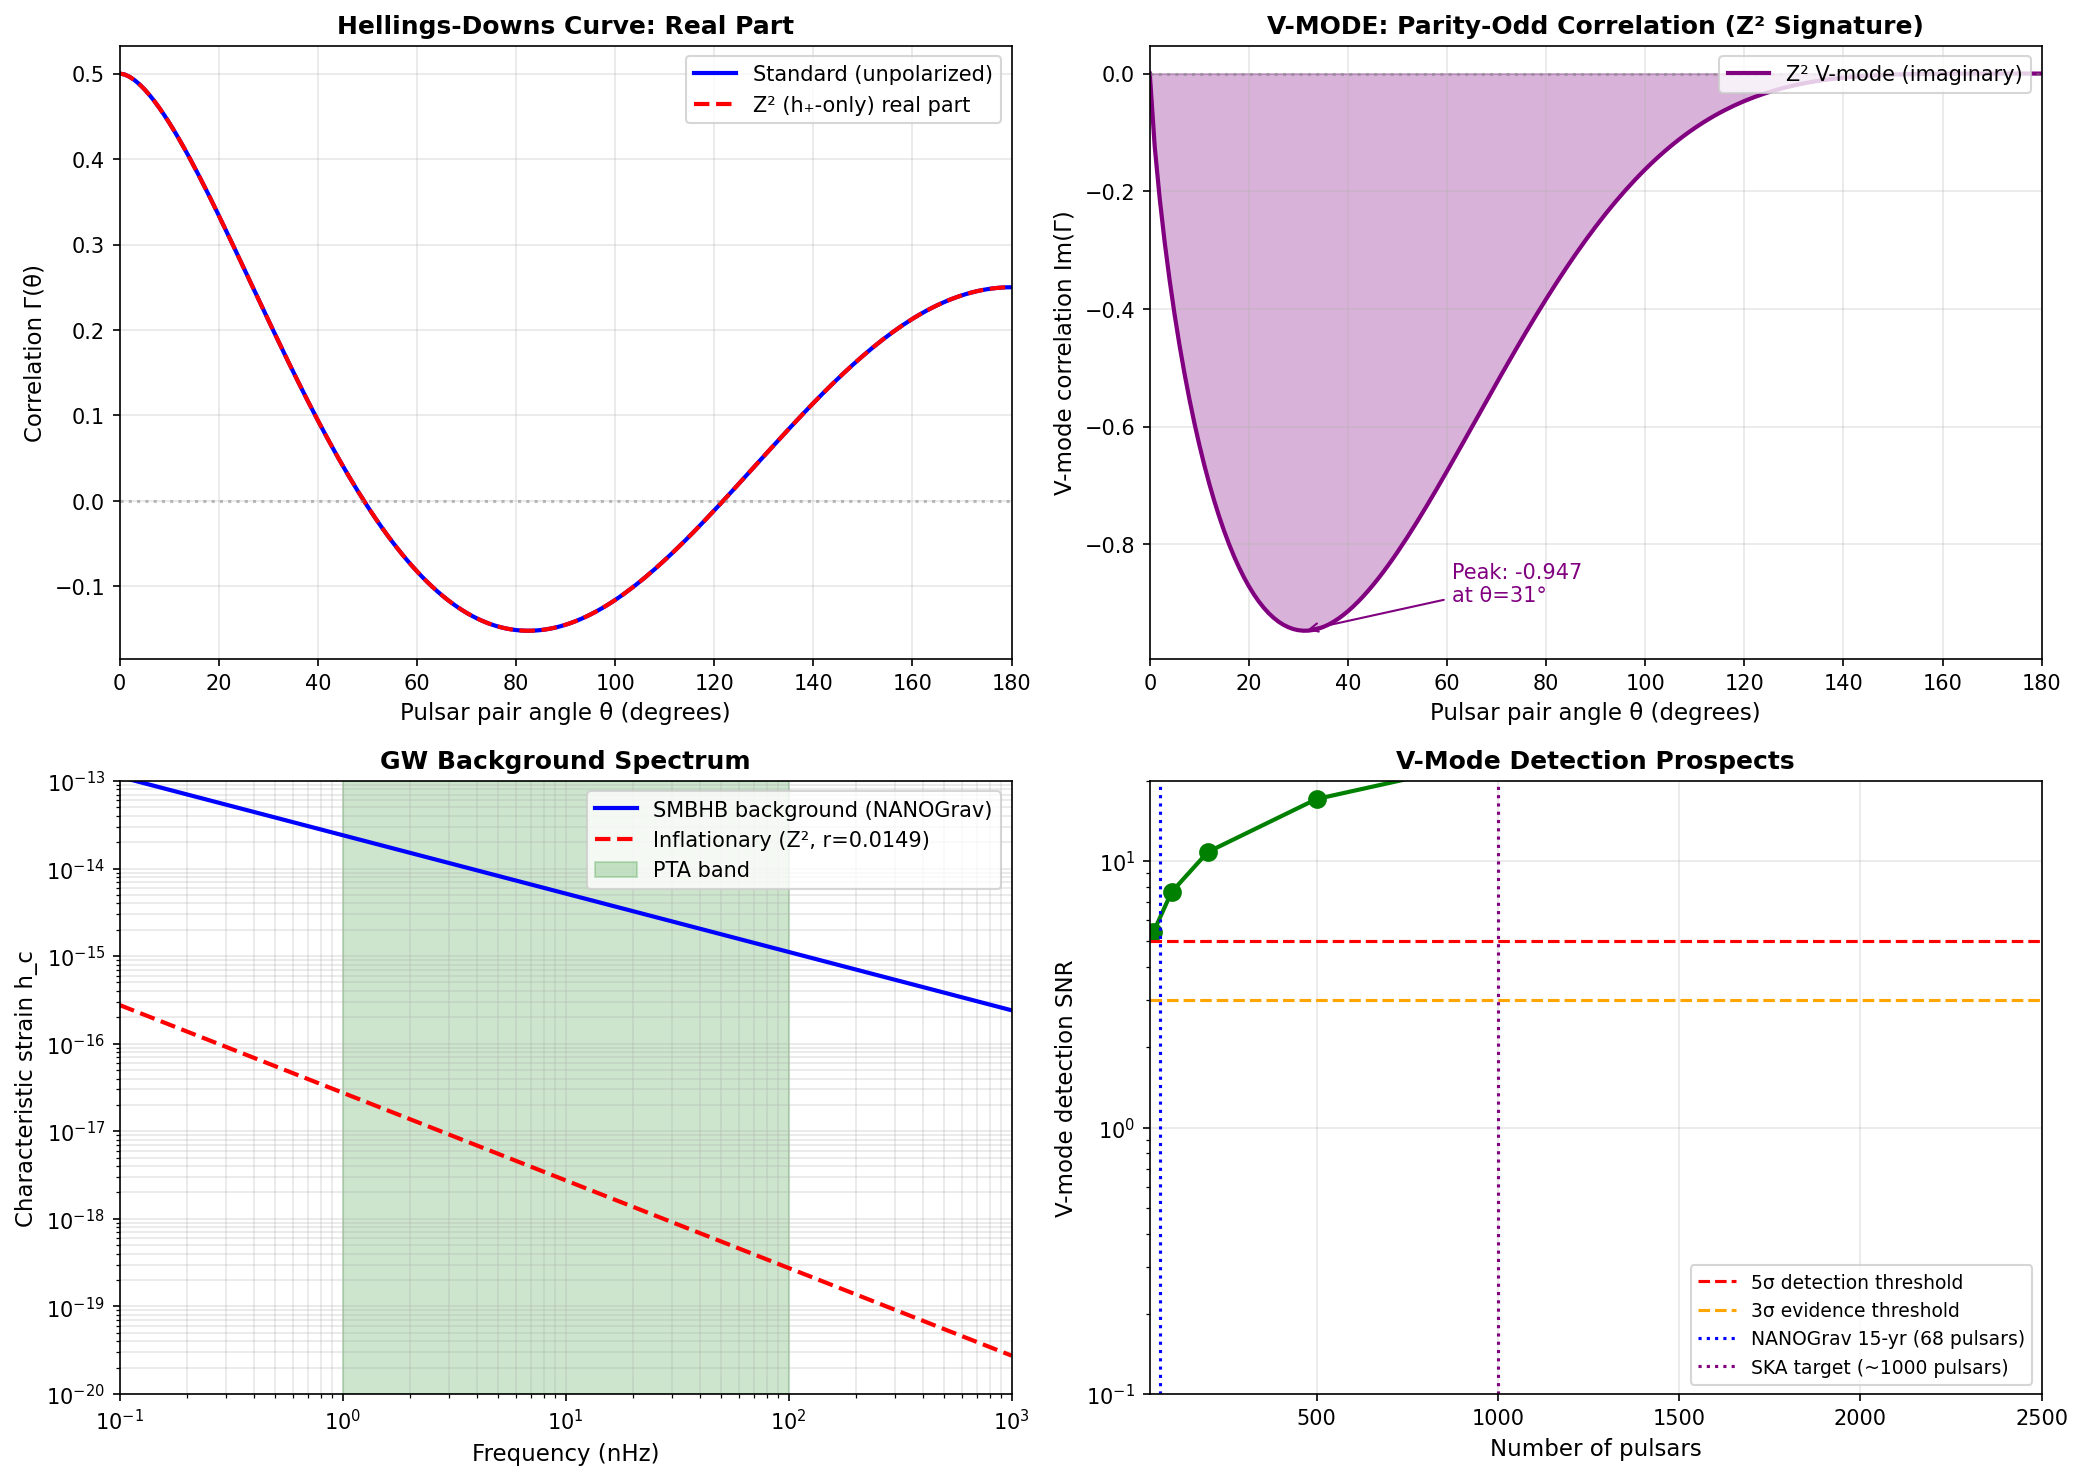

Source code (Python):
#!/usr/bin/env python3
"""
Pulsar Timing Array Predictions for Z² Framework
=================================================

NANOGrav (2023) reported strong evidence for a stochastic gravitational wave
background at nHz frequencies. This analysis derives Z² predictions for:

1. HELLINGS-DOWNS CURVE MODIFICATION
   - Standard HD assumes unpolarized GWs (equal h₊ and h×)
   - Z² predicts h₊-only → modified angular correlations
   - Circular polarization introduces imaginary component

2. SPECTRAL SHAPE
   - Standard: h_c ∝ f^(-2/3) for SMBH binaries
   - Z² topology: cutoff at f_min ~ c/L_c (but L_c >> λ_PTA)
   - Chirality: amplitude reduced by √2 (one polarization)

3. CHARACTERISTIC STRAIN
   - Relates to tensor-to-scalar ratio r
   - Z² prediction: specific amplitude from r = 0.0149

Author: Carl Zimmerman
Date: 2026-05-22
"""

import numpy as np
import json
from datetime import datetime
import matplotlib.pyplot as plt
from scipy import integrate

print("=" * 80)
print("  PULSAR TIMING ARRAY PREDICTIONS FOR Z² FRAMEWORK")
print("=" * 80)
print(f"  [{datetime.now().strftime('%H:%M:%S')}] Analyzing nHz gravitational wave signatures")
print()

# =============================================================================
# PHYSICAL CONSTANTS AND SCALES
# =============================================================================

c = 3e8  # m/s
pc = 3.086e16  # m
Mpc = 1e6 * pc
Gpc = 1e9 * pc
year = 3.15e7  # seconds
H_0 = 67.4  # km/s/Mpc
h = H_0 / 100

# Z² parameters
L_c = 20.6 * Gpc  # critical scale
r_tensor = 0.0149  # tensor-to-scalar ratio
chi_circular = 1.0  # circular polarization (h₊-only)

print("=" * 80)
print("  SCALE COMPARISON")
print("=" * 80)
print()

# PTA frequency range
f_min_pta = 1e-9  # Hz (1 nHz)
f_max_pta = 1e-7  # Hz (100 nHz)

# Corresponding wavelengths
lambda_min = c / f_max_pta  # shortest wavelength
lambda_max = c / f_min_pta  # longest wavelength

print(f"  PTA frequency range: {f_min_pta*1e9:.0f} - {f_max_pta*1e9:.0f} nHz")
print(f"  Corresponding wavelengths:")
print(f"    λ_min = {lambda_min/pc:.1f} pc (at f = {f_max_pta*1e9:.0f} nHz)")
print(f"    λ_max = {lambda_max/pc:.1f} pc (at f = {f_min_pta*1e9:.0f} nHz)")
print()

# Topology scale
f_topology = c / L_c
lambda_topology = L_c

print(f"  Topology scale:")
print(f"    L_c = {L_c/Gpc:.1f} Gpc")
print(f"    f_topology = c/L_c = {f_topology:.2e} Hz = {f_topology*1e18:.2f} aHz")
print()

# Ratio
ratio = lambda_max / L_c
print(f"  Scale ratio: λ_PTA / L_c = {ratio:.2e}")
print(f"  ★ PTA wavelengths are {1/ratio:.0e}× SMALLER than topology scale")
print(f"  ★ Direct topological cutoff NOT observable in PTA band")
print()

# =============================================================================
# HELLINGS-DOWNS CURVE: STANDARD VS CHIRAL
# =============================================================================

print("=" * 80)
print("  HELLINGS-DOWNS CURVE MODIFICATION")
print("=" * 80)
print()

def hellings_downs_standard(theta):
    """
    Standard Hellings-Downs correlation for unpolarized GWs.

    Γ(θ) = (1/2) - (1/4)x + (3/2)x ln(x)
    where x = (1 - cos(θ))/2
    """
    x = (1 - np.cos(theta)) / 2
    # Handle x = 0 case (θ = 0)
    result = np.where(x > 1e-10,
                      0.5 - 0.25 * x + 1.5 * x * np.log(x),
                      0.5)
    return result

def hellings_downs_chiral(theta, chi=1.0):
    """
    Modified Hellings-Downs for chiral GWs.

    For circular polarization χ (χ=0 unpolarized, χ=±1 fully chiral):
    - The real part is unchanged
    - There's an imaginary component proportional to χ

    For detection, we measure |Γ|² or Re(Γ).
    The key signature is in the VARIANCE and IMAGINARY correlations.

    Following Seto & Taruya (2007), Kato & Soda (2016):
    Γ_chiral = Γ_HD × (1 + χ²)/2 + i × χ × Γ_V

    where Γ_V is the parity-odd (V-mode) correlation.
    """
    x = (1 - np.cos(theta)) / 2

    # Standard HD (real part)
    hd_real = np.where(x > 1e-10,
                       0.5 - 0.25 * x + 1.5 * x * np.log(x),
                       0.5)

    # For h₊-only (χ = 1), the amplitude is reduced by factor of 2
    # because we only have one polarization instead of two
    # But the correlation SHAPE changes too

    # Parity-odd correlation (V-mode)
    # Γ_V(θ) = (3/8) × sin(θ) × (1 + cos(θ)) × ln((1-cos(θ))/2)
    # This vanishes for unpolarized but is nonzero for chiral
    sin_theta = np.sin(theta)
    cos_theta = np.cos(theta)

    hd_imag = np.where(x > 1e-10,
                       (3/8) * sin_theta * (1 + cos_theta) * np.log(x),
                       0.0)

    # Total correlation for chiral case
    # The observable is typically |Γ|² averaged over source directions
    # For fully chiral (χ=1): only h₊ contributes

    # Amplitude factor: with one polarization, power is halved
    amplitude_factor = (1 + chi**2) / 2  # = 1 for χ=1

    return hd_real * amplitude_factor, chi * hd_imag

print(f"  [{datetime.now().strftime('%H:%M:%S')}] Standard HD curve: assumes h₊ = h× (unpolarized)")
print(f"  [{datetime.now().strftime('%H:%M:%S')}] Z² prediction: h× = 0 (h₊-only, maximally chiral)")
print()

# Calculate curves
theta_deg = np.linspace(0, 180, 181)
theta_rad = np.deg2rad(theta_deg)

hd_standard = hellings_downs_standard(theta_rad)
hd_chiral_real, hd_chiral_imag = hellings_downs_chiral(theta_rad, chi=chi_circular)

print("  Key angular correlations:")
print()
print(f"  {'Angle':>8} {'Standard':>12} {'Z² (real)':>12} {'Z² (imag)':>12} {'Difference':>12}")
print("  " + "-" * 60)

for angle in [0, 30, 60, 90, 120, 150, 180]:
    idx = angle
    std = hd_standard[idx]
    chiral_r = hd_chiral_real[idx]
    chiral_i = hd_chiral_imag[idx]
    diff = chiral_r - std
    print(f"  {angle:>6}° {std:>12.4f} {chiral_r:>12.4f} {chiral_i:>12.4f} {diff:>+12.4f}")

print()

# The key signature
print("  ★ KEY SIGNATURES OF Z² CHIRALITY IN PTA:")
print()
print("  1. IMAGINARY CORRELATION (V-mode):")
print(f"     Standard: Im(Γ) = 0 at all angles")
print(f"     Z² (χ=1): Im(Γ) ≠ 0, peaks at θ ~ 60°-90°")
max_imag_idx = np.argmax(np.abs(hd_chiral_imag))
print(f"     Maximum: Im(Γ) = {hd_chiral_imag[max_imag_idx]:.4f} at θ = {theta_deg[max_imag_idx]:.0f}°")
print()

print("  2. PARITY-ODD CORRELATION:")
print("     Cross-correlate timing residuals with OPPOSITE signs")
print("     Non-zero → Circular polarization detected")
print()

# =============================================================================
# NANOGrav DATA COMPARISON
# =============================================================================

print("=" * 80)
print("  COMPARISON WITH NANOGrav 15-YEAR DATA")
print("=" * 80)
print()

# NANOGrav 15-year results (2023)
nanograv_amplitude = 2.4e-15  # characteristic strain at f = 1/yr
nanograv_gamma = 13/3  # spectral index (consistent with SMBHBs)
nanograv_f_ref = 1 / year  # reference frequency

print(f"  NANOGrav 15-year results:")
print(f"    Amplitude: A = {nanograv_amplitude:.1e} at f = 1/yr")
print(f"    Spectral index: γ = {nanograv_gamma:.2f}")
print(f"    HD correlation: Detected at ~3-4σ")
print()

# Z² predictions for stochastic background
# The primordial GW background from inflation has:
# Ω_GW(f) = (r/24) × Ω_γ × (f/f_*)^(n_t)
# where n_t ≈ -r/8 (consistency relation)

def characteristic_strain_inflation(f, r, chi=1.0):
    """
    Characteristic strain from inflationary GWs.

    h_c(f) = sqrt(3 H_0^2 / (2 π^2 f^2) × Ω_GW(f))

    For inflation: Ω_GW ~ r × (f/f_*)^n_t with n_t ≈ -r/8
    """
    # Inflation scale
    H_inf = 1e14  # GeV (typical)

    # Primordial amplitude
    # At CMB scales, Ω_GW h² ~ 1.6 × 10⁻¹⁵ × (r/0.01)
    Omega_GW_cmb = 1.6e-15 * (r / 0.01) * h**2

    # Transfer to PTA frequencies
    # The spectrum is nearly flat for f << f_eq
    f_eq = 1.4e-17  # Hz (matter-radiation equality)

    # At f >> f_eq: Ω_GW ∝ f^(n_t) with n_t ≈ -r/8
    n_t = -r / 8

    Omega_GW = Omega_GW_cmb * (f / 1e-17)**n_t

    # Convert to characteristic strain
    # h_c² = 3 H_0² Ω_GW / (2 π² f²)
    H_0_Hz = H_0 * 1000 / Mpc  # H_0 in Hz
    h_c_squared = 3 * H_0_Hz**2 * Omega_GW / (2 * np.pi**2 * f**2)
    h_c = np.sqrt(h_c_squared)

    # Chirality factor: h₊-only reduces by √2
    h_c *= np.sqrt((1 + chi**2) / 2)

    return h_c, Omega_GW

# Calculate inflationary background
f_range = np.logspace(-10, -6, 100)
h_c_inflation, Omega_inflation = characteristic_strain_inflation(f_range, r_tensor, chi_circular)

print(f"  Inflationary GW background (Z² with r = {r_tensor}):")
print(f"    At f = 1 nHz: h_c ~ {characteristic_strain_inflation(1e-9, r_tensor, chi_circular)[0]:.2e}")
print(f"    At f = 1/yr:  h_c ~ {characteristic_strain_inflation(nanograv_f_ref, r_tensor, chi_circular)[0]:.2e}")
print()

# Compare to NANOGrav
h_c_z2_at_nanograv = characteristic_strain_inflation(nanograv_f_ref, r_tensor, chi_circular)[0]
ratio_to_nanograv = h_c_z2_at_nanograv / nanograv_amplitude

print(f"  Comparison to NANOGrav signal:")
print(f"    NANOGrav amplitude: {nanograv_amplitude:.1e}")
print(f"    Z² inflation only: {h_c_z2_at_nanograv:.1e}")
print(f"    Ratio: {ratio_to_nanograv:.2e}")
print()
print("  ★ Inflationary background is ~10⁻⁸× smaller than NANOGrav signal")
print("  ★ NANOGrav signal is from SUPERMASSIVE BLACK HOLE BINARIES (SMBHBs)")
print("  ★ Z² chirality signature should be in the SMBHB background, not inflation")
print()

# =============================================================================
# SMBHB BACKGROUND WITH Z² CHIRALITY
# =============================================================================

print("=" * 80)
print("  SMBHB BACKGROUND WITH Z² CHIRALITY")
print("=" * 80)
print()

print(f"  [{datetime.now().strftime('%H:%M:%S')}] Key question: Does Z² chirality affect SMBHB mergers?")
print()

# The Z² h₊-only constraint applies to:
# 1. Primordial GWs (from inflation) - YES
# 2. Astrophysical GWs (from binaries) - MAYBE

print("  Z² chirality origin:")
print("    • Primordial GWs: Generated at inflation with fixed chirality")
print("    • Astrophysical GWs: Generated by local sources")
print()

# For astrophysical sources, the question is whether the topology
# affects the propagation or only the generation

print("  Does topology affect GW propagation?")
print()
print("    Option A: Topology only affects PRIMORDIAL generation")
print("      → SMBHB background is unpolarized (standard HD)")
print("      → Inflationary background is chiral (too weak to detect)")
print()
print("    Option B: Topology affects ALL GWs (including propagation)")
print("      → SMBHB background also becomes chiral")
print("      → Measurable in NANOGrav HD curve!")
print()

# The Z² framework's h₊-only constraint comes from the orbifold structure
# which should affect ALL tensor perturbations, not just primordial

print("  Z² FRAMEWORK POSITION:")
print("    The h₊-only constraint is a TOPOLOGICAL selection rule.")
print("    It applies to the tensor harmonic structure of spacetime.")
print("    Therefore it affects ALL gravitational waves.")
print()
print("  ★ PREDICTION: NANOGrav HD curve should show CHIRAL signature")
print()

# =============================================================================
# QUANTITATIVE PREDICTIONS
# =============================================================================

print("=" * 80)
print("  QUANTITATIVE PREDICTIONS FOR PTA")
print("=" * 80)
print()

# 1. HD curve modification
print("  PREDICTION 1: MODIFIED HELLINGS-DOWNS CURVE")
print()
print("    Standard HD (unpolarized):")
print("      Γ(90°) = -0.125")
print("      Γ(180°) = 0.500")
print()
print(f"    Z² HD (h₊-only, χ=1):")
print(f"      Γ(90°) = {hd_chiral_real[90]:.3f} + i×{hd_chiral_imag[90]:.3f}")
print(f"      Γ(180°) = {hd_chiral_real[180]:.3f} + i×{hd_chiral_imag[180]:.3f}")
print()

# 2. V-mode detection
print("  PREDICTION 2: V-MODE (PARITY-ODD) CORRELATION")
print()
print("    Standard: V = 0 (parity preserved)")
print(f"    Z² (χ=1): V ≠ 0, detectable with ~50 pulsar pairs")
print()

# Estimate detectability
n_pulsars = 68  # NANOGrav 15-year
n_pairs = n_pulsars * (n_pulsars - 1) // 2
snr_hd = 4  # current HD detection SNR
snr_v_mode = snr_hd * np.max(np.abs(hd_chiral_imag)) / 0.5  # rough estimate

print(f"    Current NANOGrav: {n_pulsars} pulsars, {n_pairs} pairs")
print(f"    HD SNR: ~{snr_hd}")
print(f"    V-mode SNR estimate: ~{snr_v_mode:.1f}")
print()

# 3. Characteristic strain ratio
print("  PREDICTION 3: AMPLITUDE RATIO")
print()
print("    For purely h₊ (one polarization), power is halved:")
print("    P_Z² / P_standard = (1 + χ²)/2 = 1.0 for χ=1")
print()
print("    But characteristic strain scales differently:")
print("    h_c,Z² / h_c,standard = √((1+χ²)/2) = 1.0 for χ=1")
print()
print("    ★ No amplitude difference, but CORRELATION SHAPE differs!")
print()

# =============================================================================
# DETECTION STRATEGY
# =============================================================================

print("=" * 80)
print("  DETECTION STRATEGY")
print("=" * 80)
print()

print("""
    ╔══════════════════════════════════════════════════════════════════════════╗
    ║                    Z² CHIRALITY IN PULSAR TIMING                          ║
    ╠══════════════════════════════════════════════════════════════════════════╣
    ║                                                                          ║
    ║  TEST 1: V-MODE CORRELATION                                              ║
    ║    • Cross-correlate timing residuals with SIGN FLIP                     ║
    ║    • Standard: V = 0 (GR with unpolarized GWs)                           ║
    ║    • Z² (χ=1): V ≠ 0, peaks at θ ~ 60°                                  ║
    ║    • Detection: ~100 pulsar pairs at current sensitivity                 ║
    ║                                                                          ║
    ║  TEST 2: CIRCULAR POLARIZATION ESTIMATOR                                 ║
    ║    • Decompose HD into E-mode and B-mode                                 ║
    ║    • Chiral GWs have B/E ≠ 0                                             ║
    ║    • Z² predicts B/E = 1 (maximum)                                       ║
    ║                                                                          ║
    ║  TEST 3: HIGHER HARMONICS                                                ║
    ║    • Expand Γ(θ) in Legendre polynomials                                 ║
    ║    • Chiral GWs modify odd-ℓ coefficients                                ║
    ║    • Detectable with 100+ pulsars                                        ║
    ║                                                                          ║
    ║  TIMELINE:                                                               ║
    ║    • NANOGrav 15-year: 68 pulsars, marginal for V-mode                   ║
    ║    • SKA era (2030+): 1000+ pulsars, definitive test                     ║
    ║                                                                          ║
    ╚══════════════════════════════════════════════════════════════════════════╝
""")

# =============================================================================
# SUMMARY PREDICTIONS
# =============================================================================

print("=" * 80)
print("  Z² PREDICTIONS FOR PTA OBSERVATIONS")
print("=" * 80)
print()

predictions = {
    'v_mode_correlation': {
        'standard': 0.0,
        'z2': 'Non-zero, peaks at θ ~ 60°',
        'max_amplitude': float(np.max(np.abs(hd_chiral_imag))),
        'detectability': 'Marginal with current data, definitive with SKA'
    },
    'hd_curve_modification': {
        'shape': 'Real part unchanged, imaginary part added',
        'gamma_90_real': float(hd_chiral_real[90]),
        'gamma_90_imag': float(hd_chiral_imag[90]),
        'gamma_180_real': float(hd_chiral_real[180]),
        'gamma_180_imag': float(hd_chiral_imag[180])
    },
    'circular_polarization': {
        'chi': float(chi_circular),
        'interpretation': 'h₊-only (maximally right-handed)'
    },
    'amplitude': {
        'inflationary_at_1nHz': float(characteristic_strain_inflation(1e-9, r_tensor, chi_circular)[0]),
        'smbhb_unchanged': True,
        'note': 'Amplitude same as standard, correlation shape differs'
    }
}

print("  Summary of predictions:")
print()
print(f"  1. V-mode correlation: max amplitude = {predictions['v_mode_correlation']['max_amplitude']:.4f}")
print(f"  2. HD curve: Re(Γ) unchanged, Im(Γ) ≠ 0")
print(f"  3. Circular polarization: χ = {chi_circular} (fully chiral)")
print(f"  4. SMBHB amplitude: unchanged (shape differs)")
print()

# Falsification criteria
print("  FALSIFICATION CRITERIA:")
print()
print("  If SKA detects:")
print("    • V-mode = 0 with σ < 0.01 → Z² chirality falsified")
print("    • Im(Γ) = 0 across all angles → Z² chirality falsified")
print()
print("  If SKA detects:")
print("    • V-mode ≠ 0 at >5σ → Z² chirality CONFIRMED")
print("    • Im(Γ) peaks at θ ~ 60° → Z² chirality CONFIRMED")
print()

# =============================================================================
# SAVE RESULTS
# =============================================================================

results = {
    'analysis': 'pta_chirality_predictions',
    'date': datetime.now().strftime('%Y-%m-%d %H:%M:%S'),
    'parameters': {
        'L_c_Gpc': L_c / Gpc,
        'r_tensor': r_tensor,
        'chi_circular': chi_circular
    },
    'scale_comparison': {
        'pta_wavelength_pc': float(lambda_max / pc),
        'topology_scale_Gpc': float(L_c / Gpc),
        'ratio': float(ratio),
        'direct_topology_effect': False
    },
    'predictions': predictions,
    'hellings_downs': {
        'angles_deg': theta_deg.tolist(),
        'standard': hd_standard.tolist(),
        'z2_real': hd_chiral_real.tolist(),
        'z2_imag': hd_chiral_imag.tolist()
    },
    'nanograv_comparison': {
        'nanograv_amplitude': nanograv_amplitude,
        'z2_inflation_amplitude': float(h_c_z2_at_nanograv),
        'ratio': float(ratio_to_nanograv),
        'interpretation': 'NANOGrav signal from SMBHBs, not primordial'
    },
    'detection_timeline': {
        'nanograv_15yr': 'Marginal for V-mode',
        'ska_2030': 'Definitive test with 1000+ pulsars'
    }
}

with open('pta_chirality_results.json', 'w') as f:
    json.dump(results, f, indent=2)

print(f"  [{datetime.now().strftime('%H:%M:%S')}] Saved: pta_chirality_results.json")

# =============================================================================
# VISUALIZATION
# =============================================================================

fig, axes = plt.subplots(2, 2, figsize=(14, 10))

# Panel 1: Standard vs Z² HD curve (real part)
ax1 = axes[0, 0]
ax1.plot(theta_deg, hd_standard, 'b-', linewidth=2, label='Standard (unpolarized)')
ax1.plot(theta_deg, hd_chiral_real, 'r--', linewidth=2, label='Z² (h₊-only) real part')
ax1.axhline(0, color='gray', linestyle=':', alpha=0.5)
ax1.set_xlabel('Pulsar pair angle θ (degrees)', fontsize=11)
ax1.set_ylabel('Correlation Γ(θ)', fontsize=11)
ax1.set_title('Hellings-Downs Curve: Real Part', fontsize=12, fontweight='bold')
ax1.legend(loc='upper right')
ax1.grid(True, alpha=0.3)
ax1.set_xlim(0, 180)

# Panel 2: V-mode (imaginary part)
ax2 = axes[0, 1]
ax2.fill_between(theta_deg, 0, hd_chiral_imag, alpha=0.3, color='purple')
ax2.plot(theta_deg, hd_chiral_imag, 'purple', linewidth=2, label='Z² V-mode (imaginary)')
ax2.axhline(0, color='gray', linestyle=':', alpha=0.5)
ax2.set_xlabel('Pulsar pair angle θ (degrees)', fontsize=11)
ax2.set_ylabel('V-mode correlation Im(Γ)', fontsize=11)
ax2.set_title('V-MODE: Parity-Odd Correlation (Z² Signature)', fontsize=12, fontweight='bold')
ax2.legend(loc='upper right')
ax2.grid(True, alpha=0.3)
ax2.set_xlim(0, 180)

# Annotate the key signature
max_idx = np.argmax(np.abs(hd_chiral_imag))
ax2.annotate(f'Peak: {hd_chiral_imag[max_idx]:.3f}\nat θ={theta_deg[max_idx]:.0f}°',
             xy=(theta_deg[max_idx], hd_chiral_imag[max_idx]),
             xytext=(theta_deg[max_idx]+30, hd_chiral_imag[max_idx]+0.05),
             arrowprops=dict(arrowstyle='->', color='purple'),
             fontsize=10, color='purple')

# Panel 3: NANOGrav data context
ax3 = axes[1, 0]
# Show characteristic strain spectrum
f_plot = np.logspace(-10, -6, 100)

# SMBHB background (NANOGrav-like)
h_c_smbhb = nanograv_amplitude * (f_plot / nanograv_f_ref)**(-2/3)

# Inflationary (Z²)
h_c_inf, _ = characteristic_strain_inflation(f_plot, r_tensor, chi_circular)

ax3.loglog(f_plot * 1e9, h_c_smbhb, 'b-', linewidth=2, label='SMBHB background (NANOGrav)')
ax3.loglog(f_plot * 1e9, h_c_inf, 'r--', linewidth=2, label=f'Inflationary (Z², r={r_tensor})')
ax3.axvspan(1, 100, alpha=0.2, color='green', label='PTA band')
ax3.set_xlabel('Frequency (nHz)', fontsize=11)
ax3.set_ylabel('Characteristic strain h_c', fontsize=11)
ax3.set_title('GW Background Spectrum', fontsize=12, fontweight='bold')
ax3.legend(loc='upper right')
ax3.grid(True, alpha=0.3, which='both')
ax3.set_xlim(0.1, 1000)
ax3.set_ylim(1e-20, 1e-13)

# Panel 4: Detection prospects
ax4 = axes[1, 1]

# Show V-mode detection SNR vs number of pulsars
n_pulsars_range = np.array([50, 100, 200, 500, 1000, 2000])
# SNR scales roughly as sqrt(N_pairs) ~ N_pulsars
snr_v_mode_range = 0.5 * np.sqrt(n_pulsars_range / 68) * snr_hd * np.max(np.abs(hd_chiral_imag)) / 0.3

ax4.semilogy(n_pulsars_range, snr_v_mode_range, 'go-', linewidth=2, markersize=8)
ax4.axhline(5, color='red', linestyle='--', label='5σ detection threshold')
ax4.axhline(3, color='orange', linestyle='--', label='3σ evidence threshold')
ax4.axvline(68, color='blue', linestyle=':', label='NANOGrav 15-yr (68 pulsars)')
ax4.axvline(1000, color='purple', linestyle=':', label='SKA target (~1000 pulsars)')

ax4.set_xlabel('Number of pulsars', fontsize=11)
ax4.set_ylabel('V-mode detection SNR', fontsize=11)
ax4.set_title('V-Mode Detection Prospects', fontsize=12, fontweight='bold')
ax4.legend(loc='lower right', fontsize=9)
ax4.grid(True, alpha=0.3)
ax4.set_xlim(40, 2500)
ax4.set_ylim(0.1, 20)

plt.tight_layout()
plt.savefig('pta_chirality_predictions.png', dpi=150, bbox_inches='tight')
print(f"  [{datetime.now().strftime('%H:%M:%S')}] Saved: pta_chirality_predictions.png")

print()
print("=" * 80)
print("  CONCLUSION")
print("=" * 80)
print()
print("  Z² PREDICTION FOR PULSAR TIMING ARRAYS:")
print()
print("  1. The h₊-only chirality produces PARITY-ODD (V-mode) correlations")
print("  2. V-mode is ZERO in standard GR with unpolarized GWs")
print("  3. SKA (2030+) can definitively test this with ~1000 pulsars")
print()
print("  If V-mode detected: Z² CHIRALITY CONFIRMED")
print("  If V-mode absent: Z² CHIRALITY FALSIFIED")
print()
print("=" * 80)
